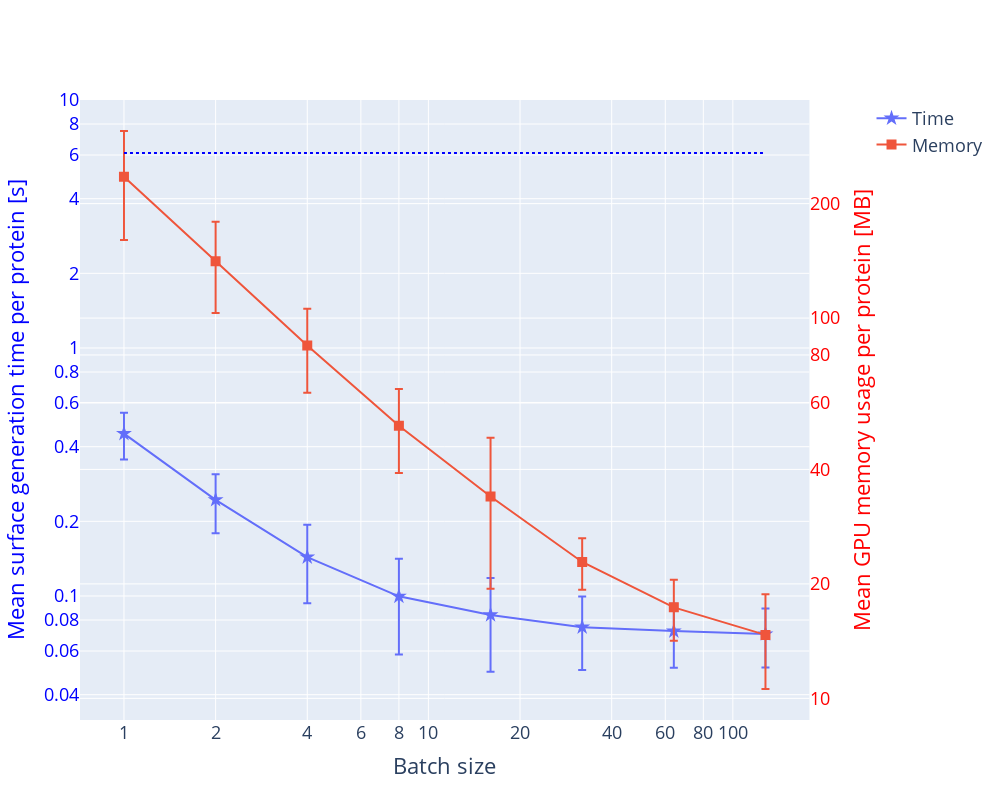

Notebook code for this chart:
### Code cell
fig = make_subplots(specs=[[{"secondary_y": True}]])
fig.add_trace(
    go.Scatter(x=batch_sizes, y=time_means, name="Time", marker_size=12, marker_symbol='star', error_y=dict(type='data',array=time_std,visible=True)),
    secondary_y=False,
)

fig.add_trace(
    go.Scatter(x=batch_sizes, y=memory_means, name="Memory", marker_symbol='square', marker_size=10,error_y=dict(type='data',array=memory_std,visible=True)),
    secondary_y=True,
)

fig.add_shape(type='line',
              x0=1,
              y0=6.11,
              x1=128,
              y1=6.11,
              line=dict(color='Blue',dash = 'dot'))

fig.update_xaxes(title_text="Batch size",tickvals = [1,2,4,6,8,10,20,40,60,80,100,200,400])
fig.update_yaxes(title_text="Mean surface generation time per protein [s]", secondary_y=False,color='blue')
fig.update_yaxes(title_text="Mean GPU memory usage per protein [MB]", secondary_y=True,color='red',tickvals = [10,20,40,60,80,100,200,400])


fig.update_xaxes(type="log")
fig.update_yaxes(type="log")

fig.update_yaxes(secondary_y=False,tickvals = [0.04,0.06,0.08,0.1,0.2,0.4,0.6,0.8,1,2,4,6,8,10])
fig.update_yaxes(secondary_y=False,range=[-1.5,1])



fig.update_layout(
    autosize=False,
    width=1000,
    height=800,
    font=dict(
        size=18,
    ))



fig.show()
fig.write_image("figures/surfgen_profile.pdf")

### Figure 1 — Plotly figure (JSON) as saved in the notebook; plotly's stock layout.template omitted (floating-point values rounded to 4 significant figures)
{"data": [{"error_y": {"array": [0.09662, 0.06525, 0.05011, 0.04153, 0.03442, 0.02456, 0.02079, 0.01879], "type": "data", "visible": true}, "marker": {"size": 12, "symbol": "star"}, "name": "Time", "type": "scatter", "x": [1, 2, 4, 8, 16, 32, 64, 128], "xaxis": "x", "y": [0.4516, 0.2443, 0.1435, 0.09968, 0.0839, 0.07489, 0.07219, 0.07024], "yaxis": "y"}, {"error_y": {"array": [74.97, 38.1, 21.12, 12.98, 14.53, 3.534, 3.168, 4.103], "type": "data", "visible": true}, "marker": {"size": 10, "symbol": "square"}, "name": "Memory", "type": "scatter", "x": [1, 2, 4, 8, 16, 32, 64, 128], "xaxis": "x", "y": [235.5, 141.2, 84.76, 52.13, 33.94, 22.83, 17.35, 14.69], "yaxis": "y2"}], "layout": {"autosize": false, "font": {"size": 18}, "height": 800, "shapes": [{"line": {"color": "Blue", "dash": "dot"}, "type": "line", "x0": 1, "x1": 128, "y0": 6.11, "y1": 6.11}], "width": 1000, "xaxis": {"anchor": "y", "domain": [0, 0.94], "tickvals": [1, 2, 4, 6, 8, 10, 20, 40, 60, 80, 100, 200, 400], "title": {"text": "Batch size"}, "type": "log"}, "yaxis": {"anchor": "x", "color": "blue", "domain": [0, 1], "range": [-1.5, 1], "tickvals": [0.04, 0.06, 0.08, 0.1, 0.2, 0.4, 0.6, 0.8, 1, 2, 4, 6, 8, 10], "title": {"text": "Mean surface generation time per protein [s]"}, "type": "log"}, "yaxis2": {"anchor": "x", "color": "red", "overlaying": "y", "side": "right", "tickvals": [10, 20, 40, 60, 80, 100, 200, 400], "title": {"text": "Mean GPU memory usage per protein [MB]"}, "type": "log"}}}
